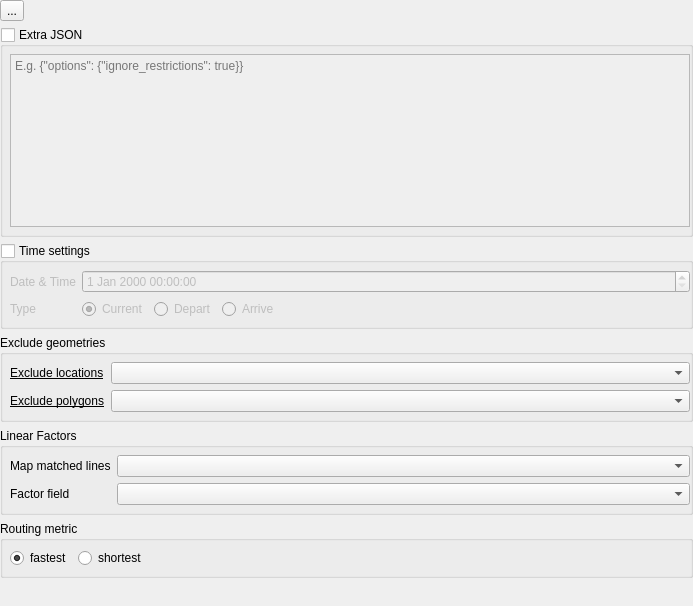
<?xml version="1.0" encoding="UTF-8"?>
<ui version="4.0">
 <class>RoutingParams</class>
 <widget class="QWidget" name="RoutingParams">
  <property name="geometry">
   <rect>
    <x>0</x>
    <y>0</y>
    <width>693</width>
    <height>606</height>
   </rect>
  </property>
  <property name="sizePolicy">
   <sizepolicy hsizetype="Expanding" vsizetype="Expanding">
    <horstretch>0</horstretch>
    <verstretch>0</verstretch>
   </sizepolicy>
  </property>
  <property name="windowTitle">
   <string>Form</string>
  </property>
  <layout class="QVBoxLayout" name="verticalLayout">
   <property name="leftMargin">
    <number>0</number>
   </property>
   <property name="topMargin">
    <number>0</number>
   </property>
   <property name="rightMargin">
    <number>0</number>
   </property>
   <property name="bottomMargin">
    <number>0</number>
   </property>
   <item>
    <layout class="QHBoxLayout" name="horizontalLayout_2" stretch="1,10">
     <item>
      <widget class="QToolButton" name="ui_reset_settings">
       <property name="toolTip">
        <string>&lt;html&gt;&lt;head/&gt;&lt;body&gt;&lt;p&gt;Resets the costing settings of the&lt;/p&gt;&lt;p&gt;currently selected profile as well as&lt;/p&gt;&lt;p&gt;for the global costing settings&lt;/p&gt;&lt;/body&gt;&lt;/html&gt;</string>
       </property>
       <property name="text">
        <string>...</string>
       </property>
       <property name="icon">
        <iconset theme=":images/themes/default/mActionRedo.svg"/>
       </property>
      </widget>
     </item>
     <item>
      <spacer name="horizontalSpacer_3">
       <property name="orientation">
        <enum>Qt::Horizontal</enum>
       </property>
       <property name="sizeHint" stdset="0">
        <size>
         <width>40</width>
         <height>20</height>
        </size>
       </property>
      </spacer>
     </item>
    </layout>
   </item>
   <item>
    <widget class="QgsCollapsibleGroupBox" name="ui_extra_box">
     <property name="toolTip">
      <string>Supply extra JSON parameters</string>
     </property>
     <property name="title">
      <string>Extra JSON </string>
     </property>
     <property name="checkable">
      <bool>true</bool>
     </property>
     <property name="checked">
      <bool>false</bool>
     </property>
     <property name="collapsed">
      <bool>true</bool>
     </property>
     <property name="saveCheckedState">
      <bool>true</bool>
     </property>
     <layout class="QVBoxLayout" name="verticalLayout_3">
      <property name="leftMargin">
       <number>7</number>
      </property>
      <property name="topMargin">
       <number>7</number>
      </property>
      <property name="rightMargin">
       <number>0</number>
      </property>
      <property name="bottomMargin">
       <number>7</number>
      </property>
      <item>
       <widget class="QTextEdit" name="ui_extra_json">
        <property name="placeholderText">
         <string>E.g. {&quot;options&quot;: {&quot;ignore_restrictions&quot;: true}}</string>
        </property>
       </widget>
      </item>
     </layout>
    </widget>
   </item>
   <item>
    <widget class="QgsCollapsibleGroupBox" name="ui_time_box">
     <property name="title">
      <string>Time settings</string>
     </property>
     <property name="checkable">
      <bool>true</bool>
     </property>
     <property name="checked">
      <bool>false</bool>
     </property>
     <property name="collapsed">
      <bool>true</bool>
     </property>
     <layout class="QFormLayout" name="formLayout">
      <property name="leftMargin">
       <number>7</number>
      </property>
      <property name="topMargin">
       <number>7</number>
      </property>
      <property name="rightMargin">
       <number>0</number>
      </property>
      <property name="bottomMargin">
       <number>7</number>
      </property>
      <item row="0" column="0">
       <widget class="QLabel" name="label">
        <property name="text">
         <string>Date &amp; Time</string>
        </property>
       </widget>
      </item>
      <item row="0" column="1">
       <widget class="QgsDateTimeEdit" name="ui_date_time_value">
        <property name="allowNull">
         <bool>false</bool>
        </property>
       </widget>
      </item>
      <item row="1" column="0">
       <widget class="QLabel" name="label_2">
        <property name="text">
         <string>Type</string>
        </property>
       </widget>
      </item>
      <item row="1" column="1">
       <layout class="QHBoxLayout" name="horizontalLayout_4">
        <item>
         <widget class="QRadioButton" name="ui_time_current">
          <property name="text">
           <string>Current</string>
          </property>
          <property name="checked">
           <bool>true</bool>
          </property>
         </widget>
        </item>
        <item>
         <widget class="QRadioButton" name="ui_time_depart">
          <property name="text">
           <string>Depart</string>
          </property>
         </widget>
        </item>
        <item>
         <widget class="QRadioButton" name="ui_time_arrive">
          <property name="text">
           <string>Arrive</string>
          </property>
         </widget>
        </item>
        <item>
         <spacer name="horizontalSpacer_2">
          <property name="orientation">
           <enum>Qt::Horizontal</enum>
          </property>
          <property name="sizeHint" stdset="0">
           <size>
            <width>40</width>
            <height>20</height>
           </size>
          </property>
         </spacer>
        </item>
       </layout>
      </item>
     </layout>
    </widget>
   </item>
   <item>
    <widget class="QgsCollapsibleGroupBox" name="exclude_geometries_box">
     <property name="title">
      <string>Exclude geometries</string>
     </property>
     <property name="collapsed">
      <bool>true</bool>
     </property>
     <layout class="QFormLayout" name="formLayout_5">
      <property name="leftMargin">
       <number>7</number>
      </property>
      <property name="topMargin">
       <number>7</number>
      </property>
      <property name="rightMargin">
       <number>0</number>
      </property>
      <property name="bottomMargin">
       <number>7</number>
      </property>
      <item row="0" column="0">
       <widget class="QLabel" name="exclude_locations_label">
        <property name="toolTip">
         <string>&lt;html&gt;&lt;head/&gt;&lt;body&gt;&lt;p&gt;A set of locations to exclude or avoid within a route. The avoid_locations are mapped to the closest road or roads and these roads are excluded from the route path computation.&lt;/p&gt;&lt;/body&gt;&lt;/html&gt;</string>
        </property>
        <property name="text">
         <string>&lt;html&gt;&lt;head/&gt;&lt;body&gt;&lt;p&gt;&lt;a href=&quot;https://valhalla.github.io/valhalla/api/turn-by-turn/api-reference.md#other-request-options&quot;&gt;&lt;span style=&quot; text-decoration: underline; color:#000000;&quot;&gt;Exclude locations&lt;/span&gt;&lt;/a&gt;&lt;/p&gt;&lt;/body&gt;&lt;/html&gt;</string>
        </property>
        <property name="openExternalLinks">
         <bool>true</bool>
        </property>
       </widget>
      </item>
      <item row="0" column="1">
       <widget class="QgsMapLayerComboBox" name="exclude_locations">
        <property name="allowEmptyLayer">
         <bool>true</bool>
        </property>
       </widget>
      </item>
      <item row="1" column="0">
       <widget class="QLabel" name="exclude_polygons_label">
        <property name="toolTip">
         <string>&lt;html&gt;&lt;head/&gt;&lt;body&gt;&lt;p&gt;One or multiple exterior rings of polygons. Roads intersecting these rings will be avoided during path finding. If you only need to avoid a few specific roads, it's &lt;span style=&quot; font-weight:600;&quot;&gt;much&lt;/span&gt; more efficient to use &lt;span style=&quot; font-family:'.SF NS Mono';&quot;&gt;exclude_locations&lt;/span&gt;.&lt;/p&gt;&lt;/body&gt;&lt;/html&gt;</string>
        </property>
        <property name="text">
         <string>&lt;html&gt;&lt;head/&gt;&lt;body&gt;&lt;p&gt;&lt;a href=&quot;https://valhalla.github.io/valhalla/api/turn-by-turn/api-reference.md#other-request-options&quot;&gt;&lt;span style=&quot; text-decoration: underline; color:#000000;&quot;&gt;Exclude polygons&lt;/span&gt;&lt;/a&gt;&lt;/p&gt;&lt;/body&gt;&lt;/html&gt;</string>
        </property>
        <property name="openExternalLinks">
         <bool>true</bool>
        </property>
       </widget>
      </item>
      <item row="1" column="1">
       <widget class="QgsMapLayerComboBox" name="exclude_polygons">
        <property name="allowEmptyLayer">
         <bool>true</bool>
        </property>
       </widget>
      </item>
     </layout>
    </widget>
   </item>
   <item>
    <widget class="QgsCollapsibleGroupBox" name="linear_factors_box">
     <property name="toolTip">
      <string>&lt;html&gt;&lt;head/&gt;&lt;body&gt;&lt;p&gt;Multiplies the cost of the edges along the given lines by a factor (&lt;span style=&quot; font-family:'.SF NS Mono';&quot;&gt;linear_cost_factors&lt;/span&gt;). The lines &lt;span style=&quot; font-weight:600;&quot;&gt;must&lt;/span&gt; already be map matched to the routing graph.&lt;/p&gt;&lt;/body&gt;&lt;/html&gt;</string>
     </property>
     <property name="title">
      <string>Linear Factors</string>
     </property>
     <property name="collapsed">
      <bool>true</bool>
     </property>
     <layout class="QFormLayout" name="formLayout_6">
      <property name="leftMargin">
       <number>7</number>
      </property>
      <property name="topMargin">
       <number>7</number>
      </property>
      <property name="rightMargin">
       <number>0</number>
      </property>
      <property name="bottomMargin">
       <number>7</number>
      </property>
      <item row="0" column="0">
       <widget class="QLabel" name="linear_factors_label">
        <property name="toolTip">
         <string>&lt;html&gt;&lt;head/&gt;&lt;body&gt;&lt;p&gt;A line layer whose features are already map matched to the routing graph. The request fails if Valhalla can't walk a line along its edges.&lt;/p&gt;&lt;/body&gt;&lt;/html&gt;</string>
        </property>
        <property name="text">
         <string>Map matched lines</string>
        </property>
       </widget>
      </item>
      <item row="0" column="1">
       <widget class="QgsMapLayerComboBox" name="linear_factors">
        <property name="allowEmptyLayer">
         <bool>true</bool>
        </property>
       </widget>
      </item>
      <item row="1" column="0">
       <widget class="QLabel" name="linear_factors_field_label">
        <property name="toolTip">
         <string>&lt;html&gt;&lt;head/&gt;&lt;body&gt;&lt;p&gt;The numeric attribute holding each line's factor. Features without a value are skipped.&lt;/p&gt;&lt;/body&gt;&lt;/html&gt;</string>
        </property>
        <property name="text">
         <string>Factor field</string>
        </property>
       </widget>
      </item>
      <item row="1" column="1">
       <widget class="QgsFieldComboBox" name="linear_factors_field"/>
      </item>
     </layout>
    </widget>
   </item>
   <item>
    <widget class="QgsCollapsibleGroupBox" name="ui_metric_box">
     <property name="toolTip">
      <string>&lt;html&gt;&lt;head/&gt;&lt;body&gt;&lt;p&gt;If shortest is selected, Valhalla will solely use distance as cost and disregard all other costs, penalties and factors.&lt;/p&gt;&lt;/body&gt;&lt;/html&gt;</string>
     </property>
     <property name="title">
      <string>Routing metric</string>
     </property>
     <property name="collapsed">
      <bool>true</bool>
     </property>
     <layout class="QHBoxLayout" name="horizontalLayout_5">
      <property name="leftMargin">
       <number>7</number>
      </property>
      <property name="topMargin">
       <number>7</number>
      </property>
      <property name="rightMargin">
       <number>0</number>
      </property>
      <property name="bottomMargin">
       <number>7</number>
      </property>
      <item>
       <widget class="QRadioButton" name="ui_metric_fastest">
        <property name="text">
         <string>fastest</string>
        </property>
        <property name="checked">
         <bool>true</bool>
        </property>
       </widget>
      </item>
      <item>
       <widget class="QRadioButton" name="ui_metric_shortest">
        <property name="text">
         <string>shortest</string>
        </property>
       </widget>
      </item>
      <item>
       <spacer name="horizontalSpacer">
        <property name="orientation">
         <enum>Qt::Horizontal</enum>
        </property>
        <property name="sizeHint" stdset="0">
         <size>
          <width>40</width>
          <height>20</height>
         </size>
        </property>
       </spacer>
      </item>
     </layout>
    </widget>
   </item>
   <item>
    <widget class="QStackedWidget" name="ui_settings_stacked"/>
   </item>
   <item>
    <spacer name="verticalSpacer">
     <property name="orientation">
      <enum>Qt::Vertical</enum>
     </property>
     <property name="sizeHint" stdset="0">
      <size>
       <width>20</width>
       <height>40</height>
      </size>
     </property>
    </spacer>
   </item>
  </layout>
 </widget>
 <customwidgets>
  <customwidget>
   <class>QgsCollapsibleGroupBox</class>
   <extends>QGroupBox</extends>
   <header>qgscollapsiblegroupbox.h</header>
   <container>1</container>
  </customwidget>
  <customwidget>
   <class>QgsDateTimeEdit</class>
   <extends>QDateTimeEdit</extends>
   <header>qgsdatetimeedit.h</header>
  </customwidget>
  <customwidget>
   <class>QgsFieldComboBox</class>
   <extends>QComboBox</extends>
   <header>qgsfieldcombobox.h</header>
  </customwidget>
  <customwidget>
   <class>QgsMapLayerComboBox</class>
   <extends>QComboBox</extends>
   <header>qgsmaplayercombobox.h</header>
  </customwidget>
 </customwidgets>
 <resources/>
 <connections/>
 <buttongroups>
  <buttongroup name="ui_time_type_btn_group"/>
 </buttongroups>
</ui>
